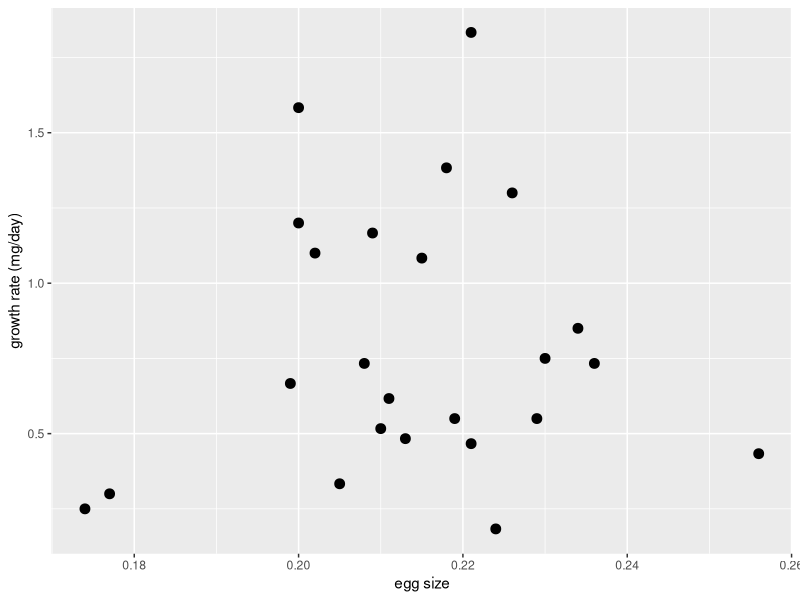
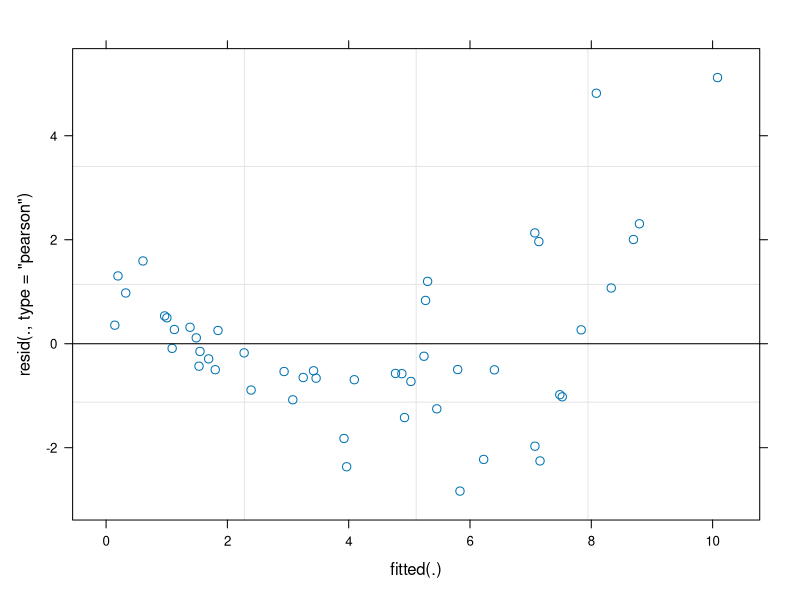

Generate these figures, in order, with R:
## ---- chunk 1
library(here)
library(tidyverse)
library(ggplot2)
library(lmerTest)
library(patchwork)
library(purrr)
library(broom)
library(nlme)
library(lme4)
## ---- chunk 2
caterpillar_data <- read.csv(here("data", "clean data", "caterpillar_data.csv"))

#caterpillar_data <- caterpillar_data %>%
  #filter(!is.na(hatch_date)) 

caterpillar_data$pupal_treatment <- as.factor(caterpillar_data$pupal_treatment)
caterpillar_data$hatch_date <- as.Date(caterpillar_data$hatch_date)
caterpillar_data$weight_1 <- as.numeric(caterpillar_data$weight_1)
caterpillar_data$weight_2 <- as.numeric(caterpillar_data$weight_2)

#turn all weights into mg
caterpillar_data$weight_1 <- caterpillar_data$weight_1 * 1000
caterpillar_data$weight_2 <- caterpillar_data$weight_2 * 1000
caterpillar_data$weight3 <- caterpillar_data$weight3 * 1000
caterpillar_data$weight4 <- caterpillar_data$weight4 * 1000
caterpillar_data$weight_5 <- caterpillar_data$weight_5 * 1000

#remove rows where hatched is NA, and where there are not at least two weights
caterpillar_data <- caterpillar_data %>%
  filter(!is.na(hatched)) %>%
  filter(!is.na(weight_2))

## ---- chunk 3
#fix the names of the columns
names(caterpillar_data) <- names(caterpillar_data) %>%
  gsub("^weight([0-9]+)$", "weight_\\1", .)

#turn the data into long format
long_data <- caterpillar_data %>%
  mutate(id = row_number()) %>%
  pivot_longer(
    cols = matches("^(weight|weighday)_\\d+$"),
    names_to = c(".value", "time"),
    names_pattern = "(weight|weighday)_(\\d+)"
  )

#save weighday as a date
long_data$weighday <- as.Date(long_data$weighday)

#add a days post hatch column
long_data <- long_data %>%
  mutate(days_post_hatch = as.numeric(weighday - hatch_date)) %>%
  filter(!is.na("weight"))
## ---- chunk 4
#remove rows with NAs
long_data <- long_data %>%
  dplyr::filter(
    !is.na(weight),
    !is.na(days_post_hatch),
    !is.na(eggID)
  )

#group the data by eggID, and then for each eggID estimate the best-fitting line. then extract the coefficient of that line (the slope). This is the growth rate of the caterpillar as mg per day/
slopes <- long_data %>%
  group_by(eggID) %>%
  summarise(
    slope = coef(lm(weight ~ days_post_hatch))[2]
  )



#random intercepts and random slopes for each egg
#model <- lmer(weight ~  days_post_hatch + (days_post_hatch | eggID), data = long_data)
#summary(model)
#coef(model)$eggID
#at the moment this model is singular but hopefully that will be resolved once I have more data??

#extract the slope (the gradient) of the line for each egg
#slopes_df <- data.frame(
 # eggID = rownames(coef(model)$eggID),
#  slope = coef(model)$eggID[, "days_post_hatch"]
#)

#now i want to join this back onto the caterpillar_data spreadsheet
caterpillar_data <- caterpillar_data %>%
  left_join(slopes, by = "eggID")

#plot the relationship between growth rate and egg size
ggplot(caterpillar_data, aes(x = size_01, y = slope)) +
  geom_point(size = 3) +
labs( x = "egg size", y = "growth rate (mg/day)")

#now make a model of growth rate and size
model <- lmer(slope ~ size_01 + pupal_treatment + (1|clutchID), data = caterpillar_data)
summary(model)
AIC(model)

## ---- chunk 5
#random intercepts and random slopes
model <- lmer(weight ~ days_post_hatch * size_01 + pupal_treatment + (1 | clutchID) + (days_post_hatch | eggID), data = long_data)

summary(model)

#random intercepts only
model <- lmer(weight ~ days_post_hatch * size_01 + pupal_treatment + (1 | clutchID/eggID), data = long_data)
summary(model)


model <- lmer(weight ~ days_post_hatch * size_01 + days_post_hatch * pupal_treatment + (1|clutchID/eggID), data = long_data)

summary(model)

plot(model)
